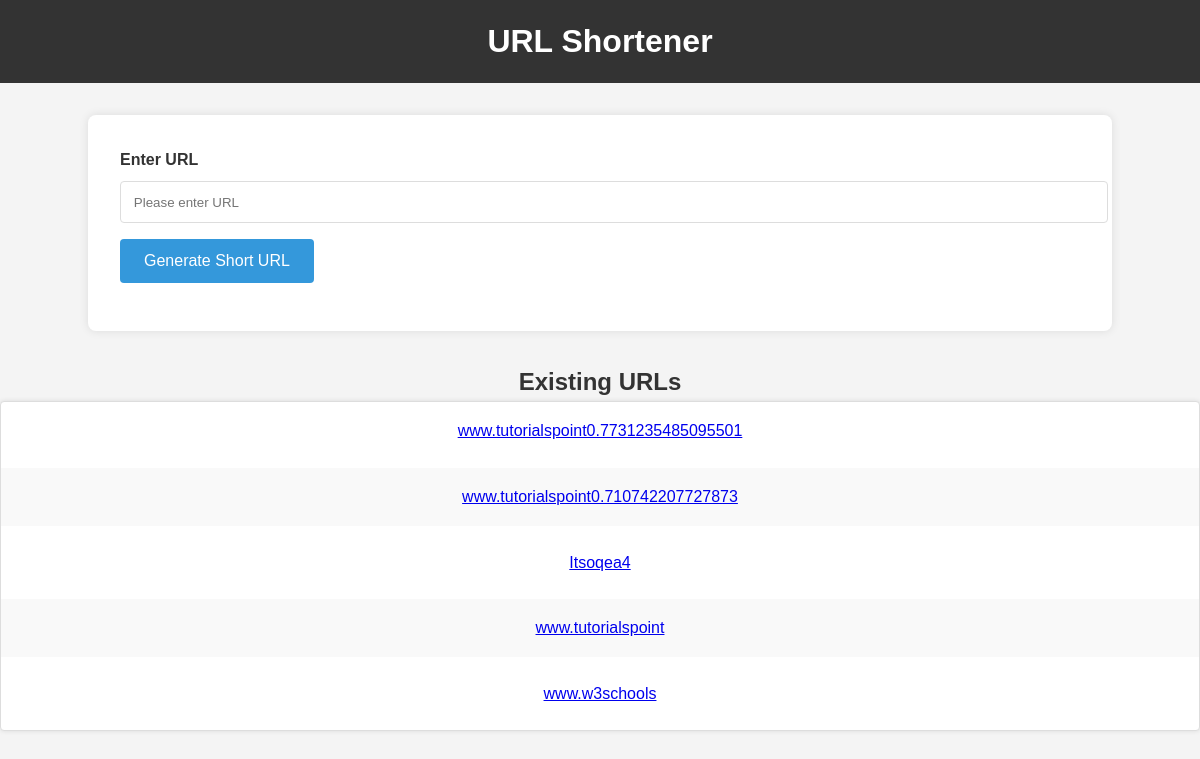
Before: / with the older database file.
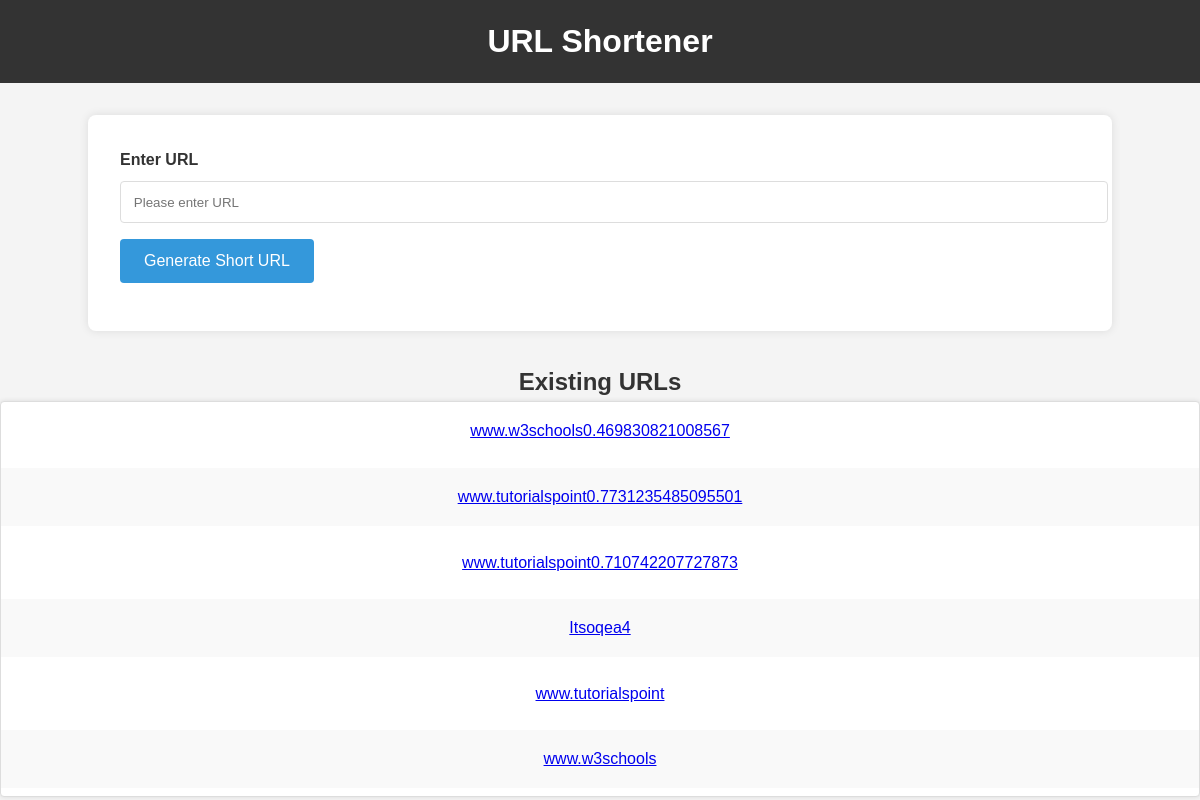
After: the same page with the newer database file.
### task1/models.py (models this page shows, shortened)
class UrlModel(models.Model):
    id = models.AutoField(primary_key=True)
    url = models.URLField(max_length=500, validators=[custom_url_validator],unique=True)
    short_url = models.URLField(max_length=200)

### task1/views.py (the view, shortened to what this page needs)
# urls.py: path('', UrlShortFormGenerator.as_view(), name='urlgenerator'),
class UrlShortFormGenerator(TemplateView):
    template_name = 'task1/task1.html'
    def get(self, request, *args, **kwargs):
        context = super().get_context_data(**kwargs)
        form = UrlModelForm()
        context['form'] = form
        urls_list = list(UrlModel.objects.all().order_by("-id").values())
        context['urls_list'] = urls_list
        return self.render_to_response(context)

### task1/modelforms.py
class UrlModelForm(forms.ModelForm):
    class Meta:
        model = UrlModel
        fields = ['url']
        labels = {
            'url': 'Enter URL'
        }
        widgets = {
            'url': forms.URLInput(attrs={
                'placeholder': 'Please enter URL',
                'class': 'form-control'  # Optional: to apply Bootstrap styles or other CSS classes
            })
        }
        error_messages = {
            'url': {
                'required': 'Please provide a URL address.',
                'invalid': 'Enter a valid URL format.',
                'unique': 'Url Already Exists.'
            }
        }

### task1/templates/task1/task1.html (shortened to what this page needs)
{% load static %}
<!DOCTYPE html>
<html lang="en">
<head>
    <link rel='stylesheet' href="{% static 'task1/styles.css' %}">
</head>
<body>
    <header>
        <h1>URL Shortener</h1>
    </header>
    <div class="container">
        <form class='form' method="post">
            <div class='form-group'>
                <label for="{{ form.url.id_for_label }}" class="form-label">{{ form.url.label }}</label>
                <div class="form-input {%if form.url.errors %}errors{% endif %}">
                    {{ form.url }}
                </div>
                <button type="submit" class="submit-btn">Generate Short URL</button>
            </div>
        </form>
    </div>
    <section class="url-list">
        <h2>Existing URLs</h2>
        <ul>
            {% for url in urls_list %}
                <li class="url-item"><a href="{{url.url}}" target="_blank">{{ url.short_url }}</a></li>
            {% endfor %}
        </ul>
    </section>
</body>
</html>

### task1/static/task1/styles.css (style rules this page uses)
body, h1, h2, ul, li, form { margin: 0; padding: 0; box-sizing: border-box; }
body { font-family: Arial, sans-serif; background-color: #f4f4f4; color: #333; line-height: 1.6; }
header { background: #333; color: #fff; padding: 1rem; text-align: center; }
.container { width: 80%; margin: 2rem auto; background: #fff; padding: 2rem; border-radius: 8px; box-shadow: 0 0 10px rgba(0, 0, 0, 0.1); }
.form-group { margin-bottom: 1rem; }
.form-label { display: block; font-weight: bold; margin-bottom: 0.5rem; }
.form-input input { width: 100%; padding: 0.8rem; border: 1px solid #ddd; border-radius: 4px; }
.submit-btn { display: inline-block; padding: 0.8rem 1.5rem; border: none; border-radius: 4px; background: #3498db; color: #fff; cursor: pointer; font-size: 1rem; transition: background 0.3s; }
.url-list { margin-top: 2rem; }
.url-list h2 { text-align: center; }
.url-list ul { list-style: none; box-shadow: 0 0 5px rgba(0, 0, 0, 0.1); background: #fff; border: 1px solid #ddd; border-radius: 4px; }
.url-item { padding: 1rem; margin-bottom: 0.5rem; text-align: center; }
.url-item:nth-child(even) { background: #f9f9f9; }

Changed rows visible on the page:
added UrlModel: short_url "www.w3schools0.469830821008567"
